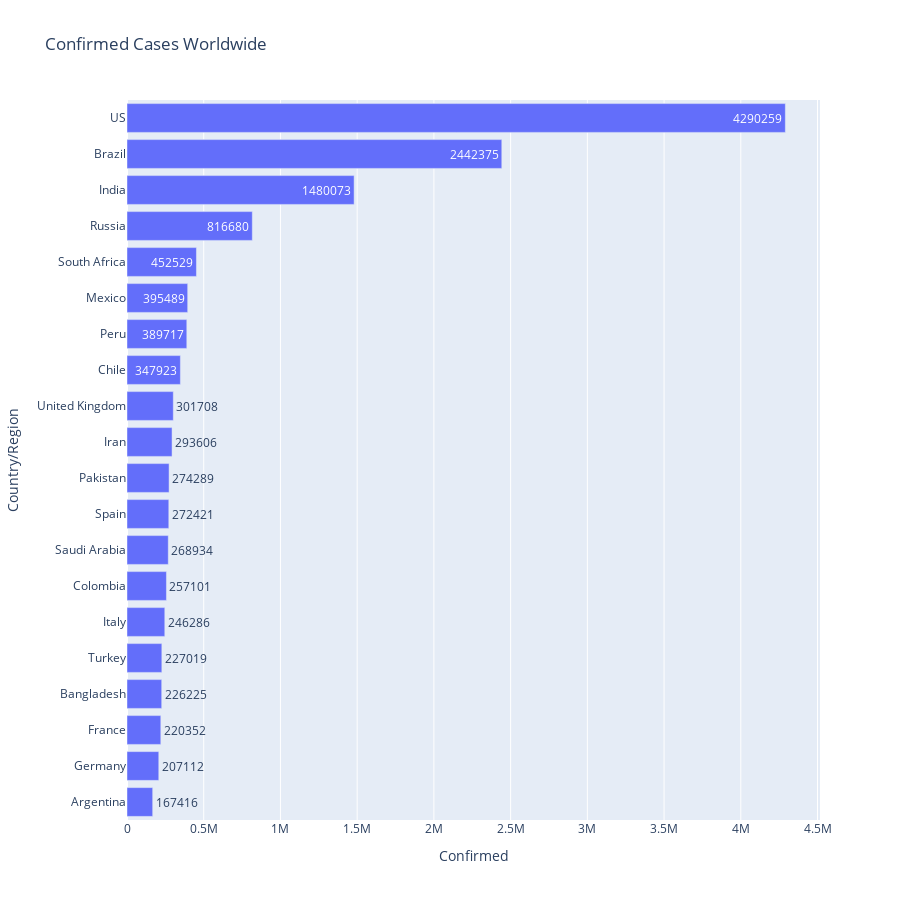

The code cell stored with this chart in its notebook:
### Markdown cell above
## Confirmed Cases Worldwide

### Code cell
import plotly.express as px
fig = px.bar(cwd.sort_values('Confirmed',ascending=False)[:20][::-1],x='Confirmed',y='Country/Region',title='Confirmed Cases Worldwide',text='Confirmed', height=900, orientation='h')
fig.show()

### Figure 1 — Plotly figure (JSON) as saved in the notebook; plotly's stock layout.template omitted (floating-point values rounded to 4 significant figures)
{"data": [{"alignmentgroup": "True", "hovertemplate": "Confirmed=%{text}<br>Country/Region=%{y}<extra></extra>", "legendgroup": "", "marker": {"color": "#636efa", "pattern": {"shape": ""}}, "name": "", "offsetgroup": "", "orientation": "h", "showlegend": false, "text": [167416, 207112, 220352, 226225, 227019, 246286, 257101, 268934, 272421, 274289, 293606, 301708, 347923, 389717, 395489, 452529, 816680, 1480073, 2442375, 4290259], "textposition": "auto", "type": "bar", "x": [167416, 207112, 220352, 226225, 227019, 246286, 257101, 268934, 272421, 274289, 293606, 301708, 347923, 389717, 395489, 452529, 816680, 1480073, 2442375, 4290259], "xaxis": "x", "y": ["Argentina", "Germany", "France", "Bangladesh", "Turkey", "Italy", "Colombia", "Saudi Arabia", "Spain", "Pakistan", "Iran", "United Kingdom", "Chile", "Peru", "Mexico", "South Africa", "Russia", "India", "Brazil", "US"], "yaxis": "y"}], "layout": {"barmode": "relative", "height": 900, "legend": {"tracegroupgap": 0}, "title": {"text": "Confirmed Cases Worldwide"}, "xaxis": {"anchor": "y", "domain": [0, 1], "title": {"text": "Confirmed"}}, "yaxis": {"anchor": "x", "domain": [0, 1], "title": {"text": "Country/Region"}}}}
